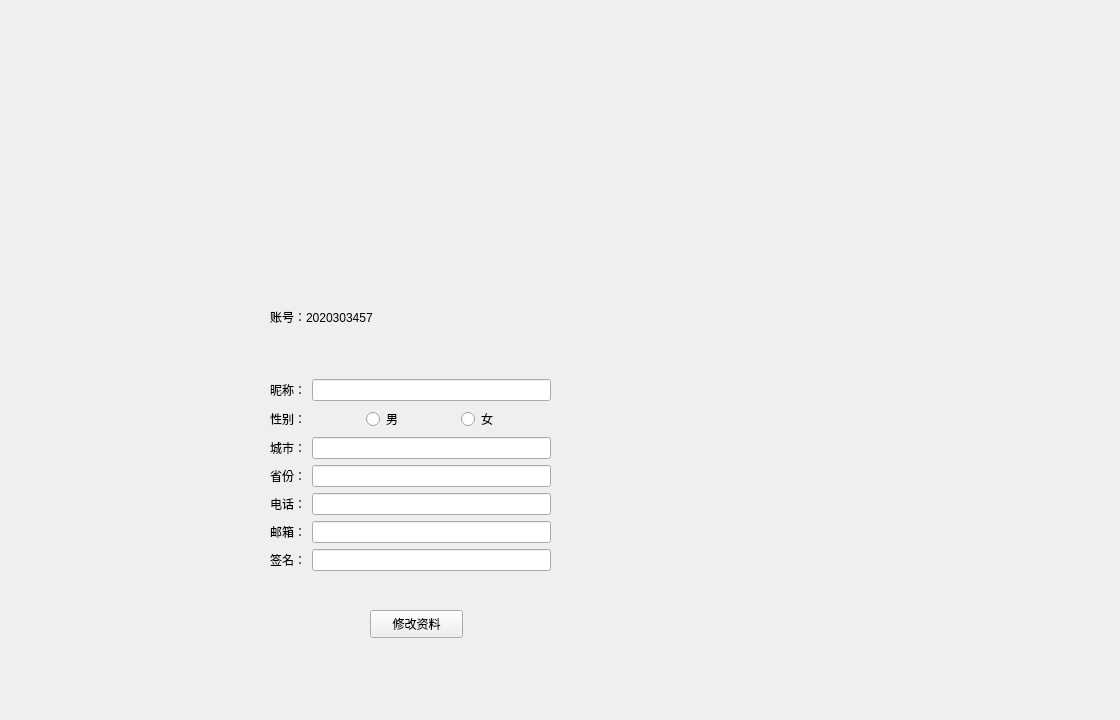
<?xml version="1.0" encoding="UTF-8"?>
<ui version="4.0">
 <class>Frame</class>
 <widget class="QFrame" name="Frame">
  <property name="geometry">
   <rect>
    <x>0</x>
    <y>0</y>
    <width>1120</width>
    <height>720</height>
   </rect>
  </property>
  <property name="windowTitle">
   <string>Frame</string>
  </property>
  <widget class="QLabel" name="l_avatar">
   <property name="geometry">
    <rect>
     <x>370</x>
     <y>140</y>
     <width>80</width>
     <height>80</height>
    </rect>
   </property>
   <property name="text">
    <string/>
   </property>
   <property name="pixmap">
    <pixmap>../../../a_img/微信图片_20221215224740.jpg</pixmap>
   </property>
   <property name="scaledContents">
    <bool>true</bool>
   </property>
  </widget>
  <widget class="QPushButton" name="btn_update">
   <property name="geometry">
    <rect>
     <x>370</x>
     <y>610</y>
     <width>93</width>
     <height>28</height>
    </rect>
   </property>
   <property name="text">
    <string>修改资料</string>
   </property>
  </widget>
  <widget class="QLabel" name="ltips">
   <property name="geometry">
    <rect>
     <x>490</x>
     <y>620</y>
     <width>72</width>
     <height>15</height>
    </rect>
   </property>
   <property name="text">
    <string/>
   </property>
  </widget>
  <widget class="QWidget" name="">
   <property name="geometry">
    <rect>
     <x>270</x>
     <y>260</y>
     <width>281</width>
     <height>311</height>
    </rect>
   </property>
   <layout class="QVBoxLayout" name="verticalLayout">
    <property name="sizeConstraint">
     <enum>QLayout::SetMinAndMaxSize</enum>
    </property>
    <item>
     <widget class="QLabel" name="l_username">
      <property name="text">
       <string>账号：2020303457</string>
      </property>
     </widget>
    </item>
    <item>
     <layout class="QHBoxLayout" name="horizontalLayout_6">
      <item>
       <widget class="QLabel" name="l_nickname">
        <property name="text">
         <string>昵称：</string>
        </property>
       </widget>
      </item>
      <item>
       <widget class="QLineEdit" name="line_nickname"/>
      </item>
     </layout>
    </item>
    <item>
     <layout class="QHBoxLayout" name="horizontalLayout_7">
      <item>
       <widget class="QLabel" name="l_gender">
        <property name="text">
         <string>性别：</string>
        </property>
       </widget>
      </item>
      <item>
       <widget class="QRadioButton" name="radioButton">
        <property name="text">
         <string>男</string>
        </property>
       </widget>
      </item>
      <item>
       <widget class="QRadioButton" name="radioButton_2">
        <property name="text">
         <string>女</string>
        </property>
       </widget>
      </item>
     </layout>
    </item>
    <item>
     <layout class="QHBoxLayout" name="horizontalLayout_2">
      <item>
       <widget class="QLabel" name="l_nickname_3">
        <property name="text">
         <string>城市：</string>
        </property>
       </widget>
      </item>
      <item>
       <widget class="QLineEdit" name="line_city">
        <property name="text">
         <string/>
        </property>
       </widget>
      </item>
     </layout>
    </item>
    <item>
     <layout class="QHBoxLayout" name="horizontalLayout">
      <item>
       <widget class="QLabel" name="l_nickname_2">
        <property name="text">
         <string>省份：</string>
        </property>
       </widget>
      </item>
      <item>
       <widget class="QLineEdit" name="line_province"/>
      </item>
     </layout>
    </item>
    <item>
     <layout class="QHBoxLayout" name="horizontalLayout_3">
      <item>
       <widget class="QLabel" name="l_tel">
        <property name="text">
         <string>电话：</string>
        </property>
       </widget>
      </item>
      <item>
       <widget class="QLineEdit" name="line_tel">
        <property name="text">
         <string/>
        </property>
       </widget>
      </item>
     </layout>
    </item>
    <item>
     <layout class="QHBoxLayout" name="horizontalLayout_4">
      <item>
       <widget class="QLabel" name="l_nickname_5">
        <property name="text">
         <string>邮箱：</string>
        </property>
       </widget>
      </item>
      <item>
       <widget class="QLineEdit" name="line_email">
        <property name="text">
         <string/>
        </property>
       </widget>
      </item>
     </layout>
    </item>
    <item>
     <layout class="QHBoxLayout" name="horizontalLayout_5">
      <item>
       <widget class="QLabel" name="l_nickname_6">
        <property name="text">
         <string>签名：</string>
        </property>
       </widget>
      </item>
      <item>
       <widget class="QLineEdit" name="line_signsture">
        <property name="text">
         <string/>
        </property>
       </widget>
      </item>
     </layout>
    </item>
   </layout>
  </widget>
 </widget>
 <resources/>
 <connections/>
</ui>
